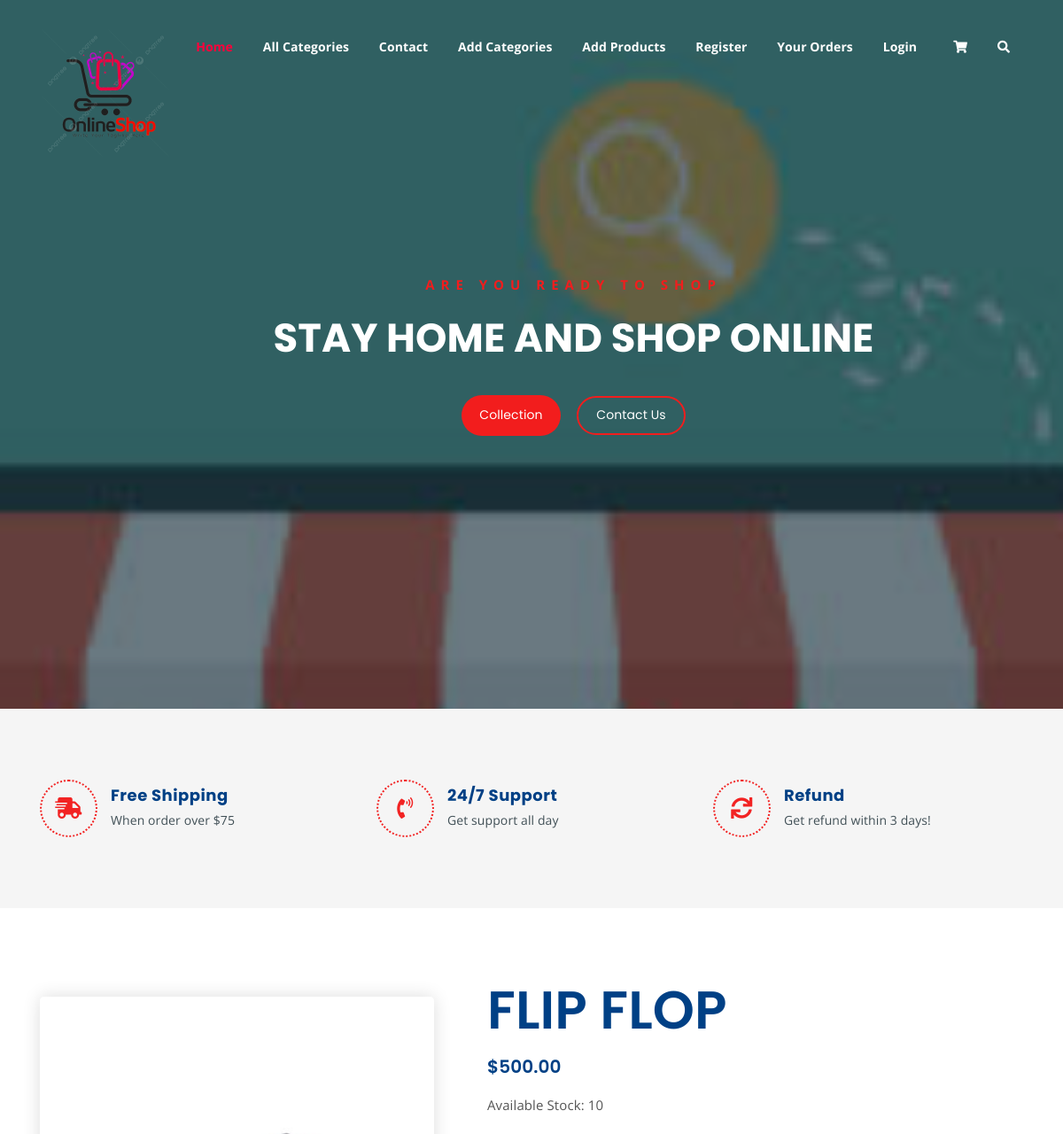
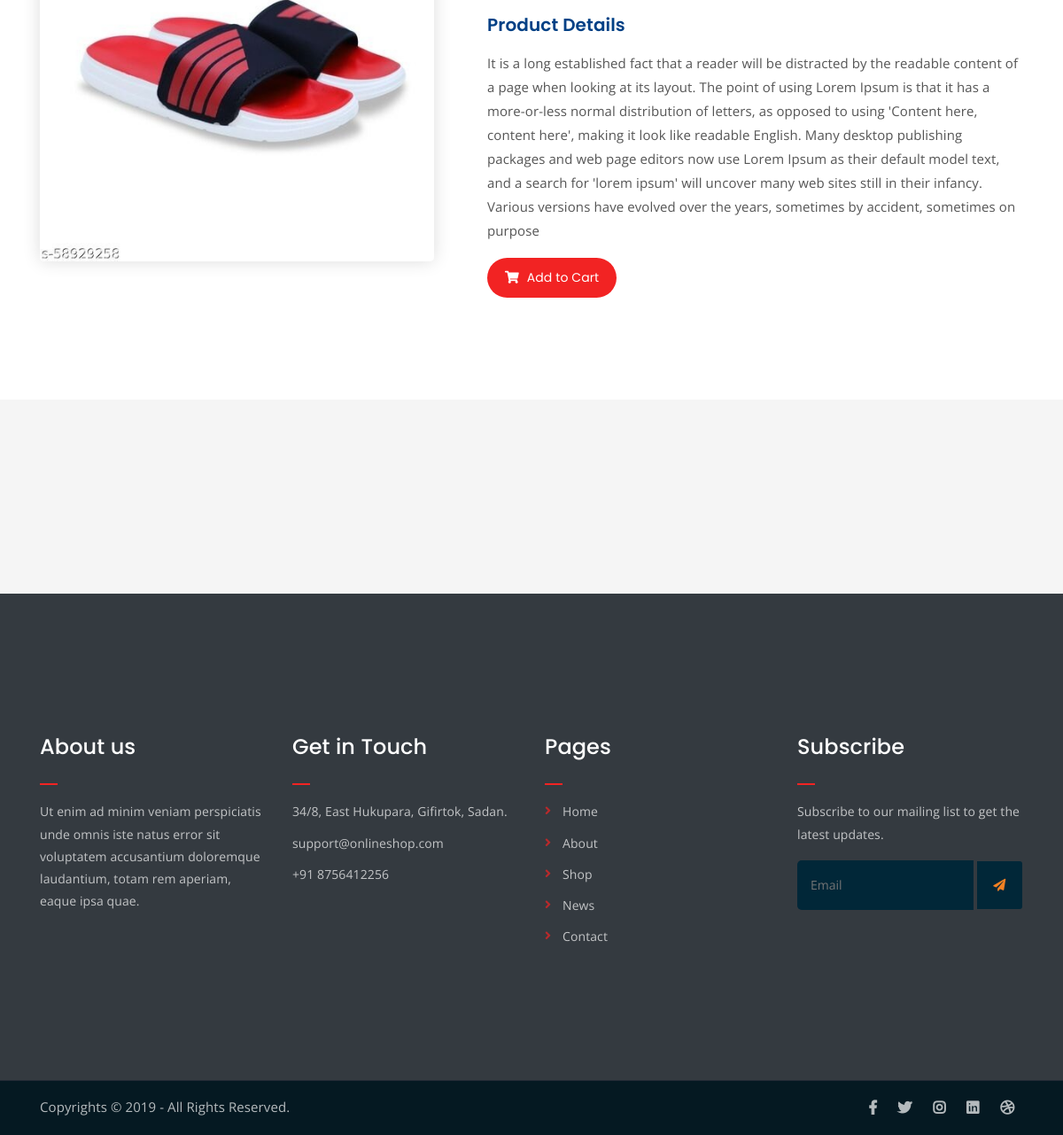
Page /productInfo7 on the committed database (2 pictures, top to bottom).
### shop/models.py (models this page shows, shortened)
class Product(models.Model):
    name = models.CharField(max_length=15)
    image = models.ImageField(upload_to='media/products', blank=True, null=True)
    description = models.TextField()
    price = models.DecimalField(max_digits=10, decimal_places=2)
    stock = models.IntegerField()
    available = models.BooleanField(default=True)
    created = models.DateTimeField(auto_now_add=True)
    updated = models.DateTimeField(auto_now=True)
    category = ForeignKey(Category, on_delete=models.CASCADE,related_name="products")

### shop/views.py (the view)
# urls.py: path('productInfo<int:pk>',views.ProductDetail.as_view(), name='productInfo'),
class ProductDetail(DetailView):
    model = Product
    context_object_name = 'p'
    template_name = 'product_detail_page.html'

### cart/context_processors.py (called while the page is built)
def count_items(request):
    u = request.user
    count = 0
    if request.user.is_authenticated:
        c = Cart.objects.filter(user=u)
        for i in c:
            count = count+i.quantity
    return {'count':count}

### shop/context_processors.py (called while the page is built)
def links(request):
    c = Category.objects.all()
    return {'links':c}

### template/product_detail_page.html
{% extends 'base.html' %}
{% load static %}
{% block content %}
	<div class="single-product mt-100 mb-100">
		<div class="container">
			<div class="row">
				<div class="col-md-5">
					<div class="single-product-img">
						<img src="{{p.image.url}}" height="450px" width="100%">
					</div>
				</div>
				<div class="col-md-7">
					<div class="single-product-content">
						<h3>{{p.name}}</h3>
                        <h4>${{p.price}}</h4>
                        <p>Available Stock: {{p.stock}}</p>
                        <h4>Product Details</h4>
						<p>{{p.description}}</p>
                        <div class="single-product-form">
							<a href="{% url 'cart:addtocart' p.id %}" class="cart-btn"><i class="fas fa-shopping-cart"></i> Add to Cart</a>
						</div>
					</div>
				</div>
			</div>
		</div>
	</div>
{% endblock %}

### static/css/main.css (style rules this page uses)
html { font-size: 14px; font-weight: 400; line-height: 28px; height: 100%; }
body { font-family: "Open Sans", sans-serif; font-weight: 400; font-size: 1rem; letter-spacing: 0.1px; line-height: 1.8; color: #051922; overflow-x: hidden; }
body img { max-width: 100%; }
a { cursor: pointer; text-decoration: none; -webkit-transition: all 0.2s ease-in-out; -o-transition: all 0.2s ease-in-out; transition: all 0.2s ease-in-out; }
h1, .h1, h2, .h2, h3, .h3, h4, .h4, h5, .h5, h6, .h6 { font-family: "Poppins", sans-serif; font-weight: 700; margin: 0 0 1.25rem 0; color: #004085; }
h3, .h3 { font-size: 2rem; font-weight: 700; line-height: 2.25rem; }
h4, .h4 { font-size: 1.5rem; font-weight: 700; line-height: 1.75rem; }
p { font-family: "Open Sans", sans-serif; font-weight: 400; font-size: 1rem; letter-spacing: 0.1px; line-height: 1.8; color: #051922; margin: 0 0 1.25rem 0; }
.mt-100 { margin-top: 100px; }
.mb-100 { margin-bottom: 100px; }
a.boxed-btn, a.bordered-btn, a.cart-btn { border-radius: 50px; }
a.cart-btn { -webkit-transition: 0.3s; -o-transition: 0.3s; transition: 0.3s; }
html, body { height: 100%; }
a.cart-btn { font-family: 'Poppins', sans-serif; display: inline-block; background-color: #f22323; color: #fff; padding: 10px 20px; }
a.cart-btn i { margin-right: 5px; }
.single-product-img img { border-radius: 5px; -webkit-box-shadow: 0 0 20px #ddd; box-shadow: 0 0 20px #ddd; }
.single-product-content h3 { font-size: 60px; font-weight: 600; }
.single-product-content p { font-size: 15px; color: #555; line-height: 1.8; }
.single-product-form a.cart-btn { margin-bottom: 15px; }
.single-product-content h4 { font-size: 20px; font-weight: 600; margin-top: 35px; }
.single-product-content { margin-left: 30px; }

### rows in the picture
Product: image (picture), name "FLIP FLOP", price "500.00", stock "10", description "It is a long established fact that a reader will be distracted by the readable content of a page when looking at its layout. The point of using Lorem Ipsum is that it has a more-or-less normal distribution of letters, as opposed to using 'Content here, content here', making it look like readable English. Many desktop publishing packages and web page editors now use Lorem Ipsum as their default model text, and a search for 'lorem ipsum' will uncover many web sites still in their infancy. Various versions have evolved over the years, sometimes by accident, sometimes on purpose"
